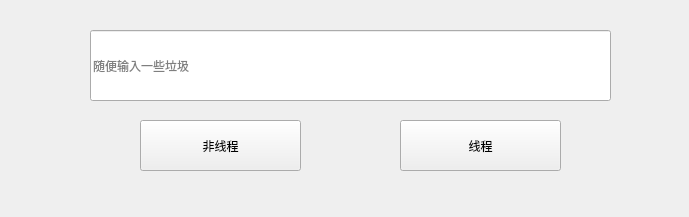
<?xml version="1.0" encoding="UTF-8"?>
<ui version="4.0">
 <class>Form</class>
 <widget class="QWidget" name="Form">
  <property name="geometry">
   <rect>
    <x>0</x>
    <y>0</y>
    <width>689</width>
    <height>217</height>
   </rect>
  </property>
  <property name="windowTitle">
   <string>Form</string>
  </property>
  <widget class="QLineEdit" name="lineEdit">
   <property name="geometry">
    <rect>
     <x>90</x>
     <y>30</y>
     <width>521</width>
     <height>71</height>
    </rect>
   </property>
   <property name="placeholderText">
    <string>随便输入一些垃圾</string>
   </property>
  </widget>
  <widget class="QPushButton" name="pushButton">
   <property name="geometry">
    <rect>
     <x>140</x>
     <y>120</y>
     <width>161</width>
     <height>51</height>
    </rect>
   </property>
   <property name="text">
    <string>非线程</string>
   </property>
  </widget>
  <widget class="QPushButton" name="pushButton_2">
   <property name="geometry">
    <rect>
     <x>400</x>
     <y>120</y>
     <width>161</width>
     <height>51</height>
    </rect>
   </property>
   <property name="text">
    <string>线程</string>
   </property>
  </widget>
 </widget>
 <resources/>
 <connections/>
</ui>
